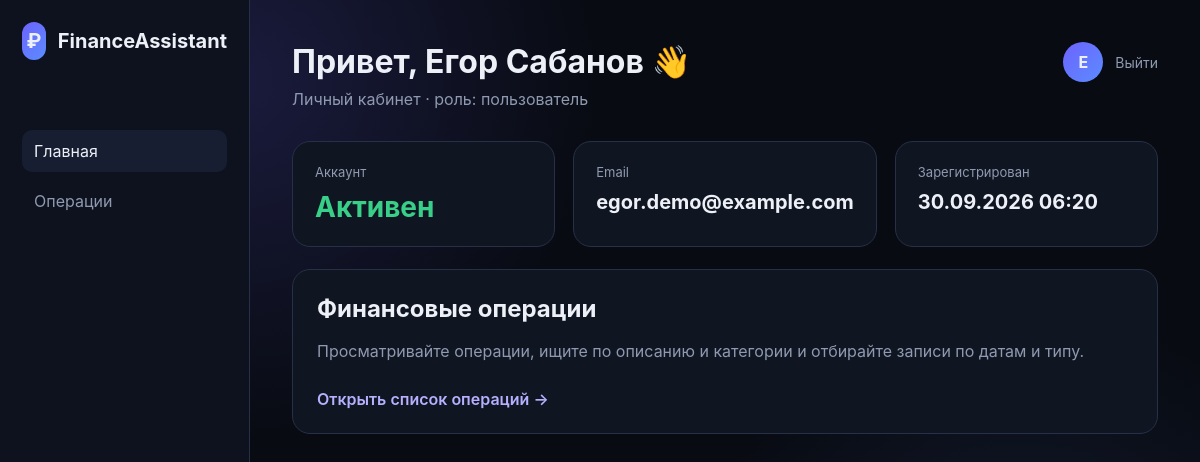
Screenshot of /frontend/dashboard.php (signed in) with the database file from the repository.
### tables this page shows
CREATE TABLE users (
    id BIGINT UNSIGNED AUTO_INCREMENT PRIMARY KEY,
    full_name VARCHAR(120) NOT NULL,
    email VARCHAR(255) NOT NULL UNIQUE,
    password_hash VARCHAR(255) NOT NULL,
    role ENUM('user', 'admin') NOT NULL DEFAULT 'user',
    created_at TIMESTAMP NOT NULL DEFAULT CURRENT_TIMESTAMP,
    updated_at TIMESTAMP NOT NULL DEFAULT CURRENT_TIMESTAMP ON UPDATE CURRENT_TIMESTAMP
);

### backend/src/bootstrap.php (called while the page is built, shortened)
<?php
$config = require __DIR__ . '/../config.php';
function db(): PDO
{
    global $config;
    $dsn = sprintf(
        'mysql:host=%s;port=%s;dbname=%s;charset=%s',
        $config['host'],
        $config['port'],
        $config['database'],
        $config['charset']
    );
    $pdo = new PDO($dsn, $config['user'], $config['password'], [
        PDO::ATTR_ERRMODE => PDO::ERRMODE_EXCEPTION,
        PDO::ATTR_DEFAULT_FETCH_MODE => PDO::FETCH_ASSOC,
        PDO::ATTR_EMULATE_PREPARES => false,
    ]);
    return $pdo;
}
function e(string $value): string
{
    return htmlspecialchars($value, ENT_QUOTES | ENT_SUBSTITUTE, 'UTF-8');
}
function current_user(): ?array
{
    $id = $_SESSION['user_id'] ?? null;
    $stmt = db()->prepare('SELECT id, full_name, email, role, created_at FROM users WHERE id = :id LIMIT 1');
    $stmt->execute(['id' => (int)$id]);
    $user = $stmt->fetch() ?: null;
    return $user;
}
function require_auth(): array
{
    $user = current_user();
    return $user;
}

### frontend/dashboard.php (the view, shortened to what this page needs)
<?php
require __DIR__ . '/../backend/src/bootstrap.php';
$user = require_auth();
?>
<!doctype html>
<html lang="ru">
<head>
  <link rel="stylesheet" href="auth.css">
</head>
<body>
<div class="dashboard">
  <aside class="sidebar">
    <div class="logo"><div class="logo-mark">₽</div>FinanceAssistant</div>
    <nav>
      <a class="active" href="dashboard.php">Главная</a>
      <a href="transactions.php">Операции</a>
    </nav>
  </aside>
  <main class="main">
    <div class="topbar">
      <div>
        <h1>Привет, <?= e($user['full_name']) ?> 👋</h1>
        <p>Личный кабинет · роль: <?= ($user['role'] ?? 'user') === 'admin' ? 'администратор' : 'пользователь' ?></p>
      </div>
      <div class="profile">
        <div class="avatar"><?= e(mb_strtoupper(mb_substr($user['full_name'], 0, 1))) ?></div>
        <a class="logout" href="logout.php">Выйти</a>
      </div>
    </div>
    <section class="stats">
      <article class="stat"><div class="label">Аккаунт</div><div class="value ok">Активен</div></article>
      <article class="stat"><div class="label">Email</div><div class="value" style="font-size:20px"><?= e($user['email']) ?></div></article>
      <article class="stat"><div class="label">Зарегистрирован</div><div class="value" style="font-size:20px"><?= e(date('d.m.Y H:i', strtotime($user['created_at']))) ?></div></article>
    </section>
    <section class="panel">
      <h2>Финансовые операции</h2>
      <p>Просматривайте операции, ищите по описанию и категории и отбирайте записи по датам и типу.</p>
      <a class="action-link" href="transactions.php">Открыть список операций →</a>
    </section>
  </main>
</div>
</body>
</html>

### frontend/auth.css (style rules this page uses)
:root { --bg: #080b12; --panel: #101522; --panel-2: #151b2a; --line: #273047; --text: #edf1f7; --muted: #8f9ab0; --accent: #6d63ff; --accent-2: #5b8cff; --success: #38cf88; --danger: #ff5e70; --shadow: 0 24px 70px rgba(0,0,0,.38); }
* { box-sizing: border-box; }
body { margin: 0; min-height: 100vh; font-family: Inter, Segoe UI, Arial, sans-serif; color: var(--text); background: radial-gradient(circle at 20% 10%, rgba(109,99,255,.18), transparent 30%), radial-gradient(circle at 85% 80%, rgba(91,140,255,.12), transparent 28%), var(--bg); }
a { color: inherit; }
.logo { display:flex; align-items:center; gap:12px; font-weight:700; font-size:20px; margin-bottom: 70px; }
.logo-mark { width:38px; height:38px; display:grid; place-items:center; border-radius:12px; background:linear-gradient(135deg,var(--accent),var(--accent-2)); }
.dashboard { min-height:100vh; display:flex; }
.sidebar { width:250px; background:#0d121e; border-right:1px solid var(--line); padding:22px; }
.sidebar nav { display:grid; gap:8px; margin-top:34px; }
.sidebar nav a { text-decoration:none; padding:11px 12px; border-radius:10px; color:var(--muted); }
.sidebar nav a.active, .sidebar nav a:hover { background:#171e31; color:var(--text); }
.main { flex:1; padding:42px; }
.topbar { display:flex; justify-content:space-between; align-items:flex-start; gap:20px; margin-bottom:32px; }
.topbar h1 { margin:0 0 8px; }
.topbar p { margin:0; color:var(--muted); }
.profile { display:flex; align-items:center; gap:12px; }
.avatar { width:40px; height:40px; display:grid; place-items:center; border-radius:50%; background:linear-gradient(135deg,var(--accent),var(--accent-2)); font-weight:700; }
.logout { color:var(--muted); text-decoration:none; font-size:14px; }
.stats { display:grid; grid-template-columns:repeat(3,1fr); gap:18px; }
.stat { padding:22px; background:var(--panel); border:1px solid var(--line); border-radius:18px; }
.stat .label { color:var(--muted); font-size:13px; margin-bottom:10px; }
.stat .value { font-size:28px; font-weight:700; }
.ok { color:var(--success); }
.panel { margin-top:22px; padding:24px; background:var(--panel); border:1px solid var(--line); border-radius:18px; }
.panel h2 { margin:0 0 18px; }
.panel p, small { color:var(--muted); }
.action-link { display:inline-block; margin:12px 16px 0 0; color:#b6b0ff; text-decoration:none; font-weight:600; }

### rows the page displays
users: full_name "Егор Сабанов", full_name "Е", email "egor.demo@example.com", created_at "30.09.2026 06:20"
